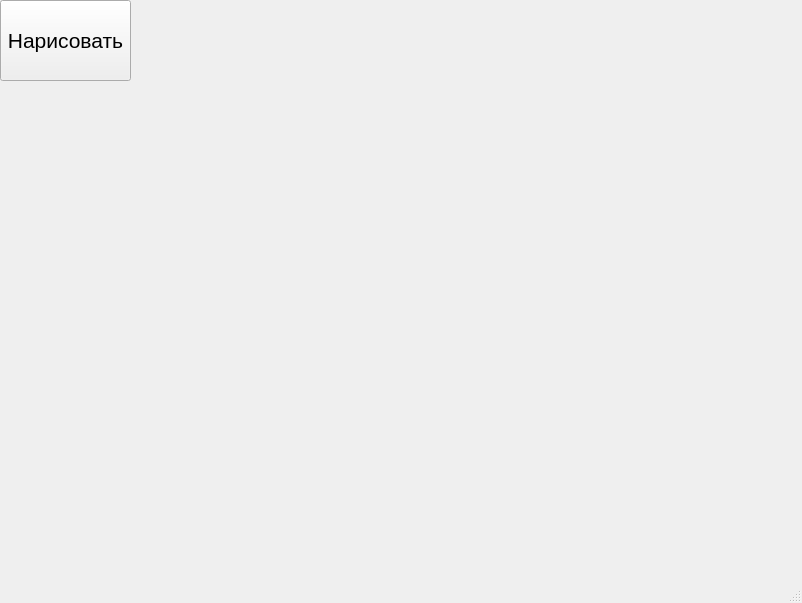
<?xml version="1.0" encoding="UTF-8"?>
<ui version="4.0">
 <class>MainWindow</class>
 <widget class="QMainWindow" name="MainWindow">
  <property name="geometry">
   <rect>
    <x>0</x>
    <y>0</y>
    <width>802</width>
    <height>603</height>
   </rect>
  </property>
  <property name="windowTitle">
   <string>MainWindow</string>
  </property>
  <widget class="QWidget" name="centralwidget">
   <widget class="QPushButton" name="pushButton">
    <property name="geometry">
     <rect>
      <x>0</x>
      <y>0</y>
      <width>131</width>
      <height>81</height>
     </rect>
    </property>
    <property name="font">
     <font>
      <pointsize>16</pointsize>
     </font>
    </property>
    <property name="text">
     <string>Нарисовать</string>
    </property>
   </widget>
  </widget>
  <widget class="QMenuBar" name="menubar">
   <property name="geometry">
    <rect>
     <x>0</x>
     <y>0</y>
     <width>802</width>
     <height>21</height>
    </rect>
   </property>
  </widget>
  <widget class="QStatusBar" name="statusbar"/>
 </widget>
 <resources/>
 <connections/>
</ui>
